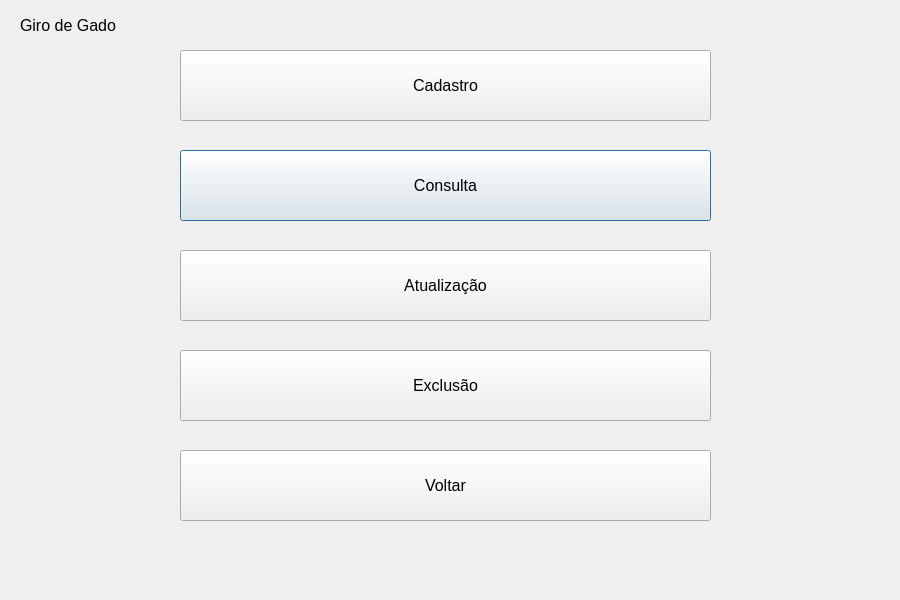
<?xml version="1.0" encoding="UTF-8"?>
<ui version="4.0">
 <class>CattleManagementScreen</class>
 <widget class="QDialog" name="CattleManagementScreen">
  <property name="geometry">
   <rect>
    <x>0</x>
    <y>0</y>
    <width>900</width>
    <height>600</height>
   </rect>
  </property>
  <property name="windowTitle">
   <string>Tela de Gerenciamento de Gado</string>
  </property>
  <widget class="QPushButton" name="queryButton">
   <property name="geometry">
    <rect>
     <x>180</x>
     <y>150</y>
     <width>531</width>
     <height>71</height>
    </rect>
   </property>
   <property name="font">
    <font>
     <pointsize>12</pointsize>
    </font>
   </property>
   <property name="text">
    <string>Consulta</string>
   </property>
  </widget>
  <widget class="QPushButton" name="updateButton">
   <property name="geometry">
    <rect>
     <x>180</x>
     <y>250</y>
     <width>531</width>
     <height>71</height>
    </rect>
   </property>
   <property name="font">
    <font>
     <pointsize>12</pointsize>
    </font>
   </property>
   <property name="text">
    <string>Atualização</string>
   </property>
  </widget>
  <widget class="QPushButton" name="registerButton">
   <property name="geometry">
    <rect>
     <x>180</x>
     <y>50</y>
     <width>531</width>
     <height>71</height>
    </rect>
   </property>
   <property name="font">
    <font>
     <pointsize>12</pointsize>
    </font>
   </property>
   <property name="text">
    <string>Cadastro</string>
   </property>
  </widget>
  <widget class="QLabel" name="labelTitle">
   <property name="geometry">
    <rect>
     <x>20</x>
     <y>10</y>
     <width>121</width>
     <height>31</height>
    </rect>
   </property>
   <property name="font">
    <font>
     <pointsize>12</pointsize>
    </font>
   </property>
   <property name="text">
    <string>Giro de Gado</string>
   </property>
  </widget>
  <widget class="QPushButton" name="removeButton">
   <property name="geometry">
    <rect>
     <x>180</x>
     <y>350</y>
     <width>531</width>
     <height>71</height>
    </rect>
   </property>
   <property name="font">
    <font>
     <pointsize>12</pointsize>
    </font>
   </property>
   <property name="text">
    <string>Exclusão</string>
   </property>
  </widget>
  <widget class="QPushButton" name="backButton">
   <property name="geometry">
    <rect>
     <x>180</x>
     <y>450</y>
     <width>531</width>
     <height>71</height>
    </rect>
   </property>
   <property name="font">
    <font>
     <pointsize>12</pointsize>
    </font>
   </property>
   <property name="text">
    <string>Voltar</string>
   </property>
  </widget>
 </widget>
 <resources/>
 <connections/>
</ui>
